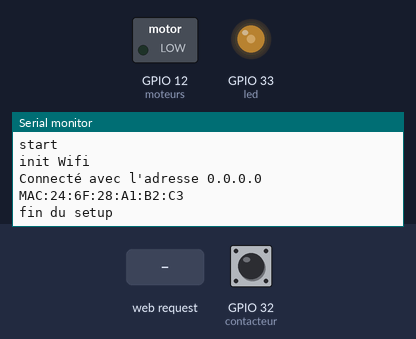
The program below on a simulated ESP32. On the bench: switched loads named in the program (green lamp = pin HIGH), output pins drawn as LEDs (lit = HIGH), the last lines printed to the serial monitor. The test bench sets the inputs (shaded band); at power-on: GPIO 32 (contacteur) HIGH.

Above: at 1.2 s.
1.3 s: GPIO 32 (contacteur) pulled LOW for 0.15 s
At 2.6 s:
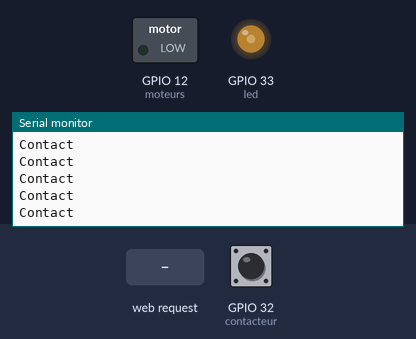
2.9 s: HTTP request GET /electron_launch received
At 4.1 s:
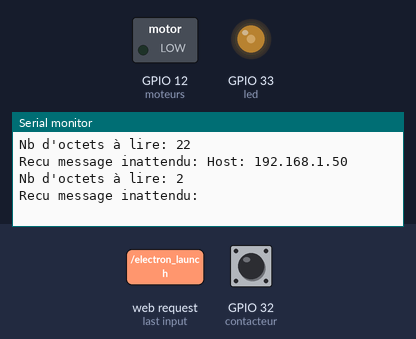
4.4 s: GPIO 32 (contacteur) driven LOW
At 5.4 s:
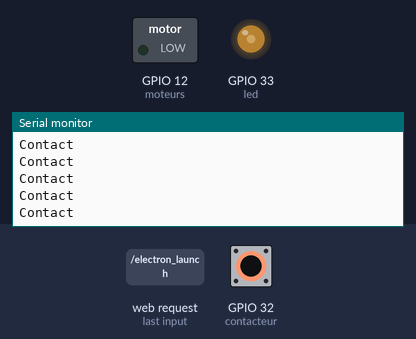

Measured:
- after the input at 1.3 s, the serial monitor: prints a new line at once (image 1)
- after the input at 2.9 s, the serial monitor: prints a new line at once (image 2)

The program:

main.cpp
```cpp
#include "Arduino.h"
#include <WiFi.h>
#include <SPI.h>


/////////////////CONFIG WIFI///////////////////////
// Set your Static IP address
IPAddress local_IP(192, 168, 42, 69);
// Set your Gateway IP address
IPAddress gateway(192, 168, 42, 69);

IPAddress subnet(255, 255, 255, 0);
const char ssid[] = "intech_electron_ap";
const char pass[]= "suussuus";
const int serverPort=18900;
WiFiClient client;
WiFiServer server(serverPort);


///////////////////GPIO///////////////////////////
uint8_t moteurs = 12;
uint8_t contacteur = 32;
uint8_t led = 33;
uint8_t BLUE_LED = 2;
const int PWMfreq = 1000;
const int ledChannel = 1;
const int motorChannel = 2;
const int PWMresolution = 8;
int motorValue=0;

//////////////MESSAGES//////////////////////////
String stopmessage="INTech Tech The Respect\n";
String runmessage="Que la force soit avec toi\n";
String arretedecrire="A";

///////////Etats de la led/////////////////////
///                                         ///
///       Connexion au WiFi 0.5             ///
///                          \/             ///
///  Connection d'un client 1.0             ///
///                          \/             ///
/// Activation du moteur clignotement       ///
///                          \/             ///
///         Electron arrivé 0.0             ///
///                                         ///
///////////////////////////////////////////////

///////////ETATS DE L'ELECTRON///////////////
volatile bool arrive = false;
long lastBlinkTime=0;
bool blink=false;
bool launched = false;

void arriver(){

    Serial.println("Contact");

    if(launched) { //Si on n'appuie pas sur le contacteur par erreur avant le début du match
        arrive = true;
        ledcWrite(motorChannel, 0);
        //digitalWrite(moteurs, LOW);
        ledcWrite(ledChannel, 0);
    }
}

void clignote(){
    if(millis()-lastBlinkTime>500){
        if(blink) {
            ledcWrite(ledChannel, 0);
        } else{
            ledcWrite(ledChannel, 255);
        }
        blink=!blink;
        lastBlinkTime=millis();
    }
}

void setup()
{
    pinMode(moteurs, OUTPUT);
    digitalWrite(moteurs, LOW);
    pinMode(contacteur, INPUT_PULLUP);

    Serial.begin(9600);
    Serial.println("start");
    ledcSetup(ledChannel, PWMfreq, PWMresolution);
    ledcSetup(motorChannel, PWMfreq, PWMresolution);
    ledcAttachPin(led, ledChannel);
    ledcAttachPin(moteurs, motorChannel);
    //pinMode(moteurs, OUTPUT);
    //digitalWrite(moteurs, LOW);
    pinMode(contacteur, INPUT_PULLUP);
    //attachInterrupt(digitalPinToInterrupt(contacteur), arriver, FALLING);
    ledcWrite(motorChannel, 0);
    Serial.println("init Wifi");

    WiFi.softAPConfig(local_IP, gateway, subnet);
    WiFi.softAP(ssid, pass);
   /* while (WiFi.status() != WL_CONNECTED) {
        delay(1000);
        Serial.println("Establishing connection to WiFi..");
    }*/
    server.begin();
    ledcWrite(ledChannel,100);
    Serial.println("Connecté avec l'adresse "+WiFi.localIP().toString());
    Serial.println("MAC:"+WiFi.macAddress());
    Serial.println("fin du setup");
    //delay(5000);
}

void loop()
{
    //Serial.println(WiFi.status());
    digitalWrite(BLUE_LED, HIGH);
    boolean hadClient=client;
    if(!client) {
        client = server.available();
    }

    if(!hadClient) {
        const IPAddress &ip = client.remoteIP();
        if(ip[0] == 192) {
            Serial.println("Client à l'adresse: " + ip.toString());
            client.println("Bienvenue à toi, l'ami");
            ledcWrite(ledChannel, 255);
        }
    }
    digitalWrite(BLUE_LED, HIGH);
    int toRead=client.available();
    if(toRead > 0) {
        Serial.println("Nb d'octets à lire: " + (String) (toRead));
        String data = client.readStringUntil('\n');
        if (data.equals("electron_launch")) {
            Serial.println("electron activated");
            client.print("@Belectron_activated\n");
            launched = true;
        } else {
            Serial.println("Recu message inattendu: " + data);
        }
    }

    //*
    if(digitalRead(contacteur)==LOW){
        arriver();
    }
    //*/

    if(launched && !arrive) {
        if(motorValue<255){
            motorValue+=10;
        }else{
            motorValue=255;
        }
        ledcWrite(motorChannel, motorValue);
        clignote();
    }

    //Serial.println("MotorValue: "+(String)motorValue);

    if (arrive) {
        client.print("@Belectron_arrived\n");
    }
}
```
